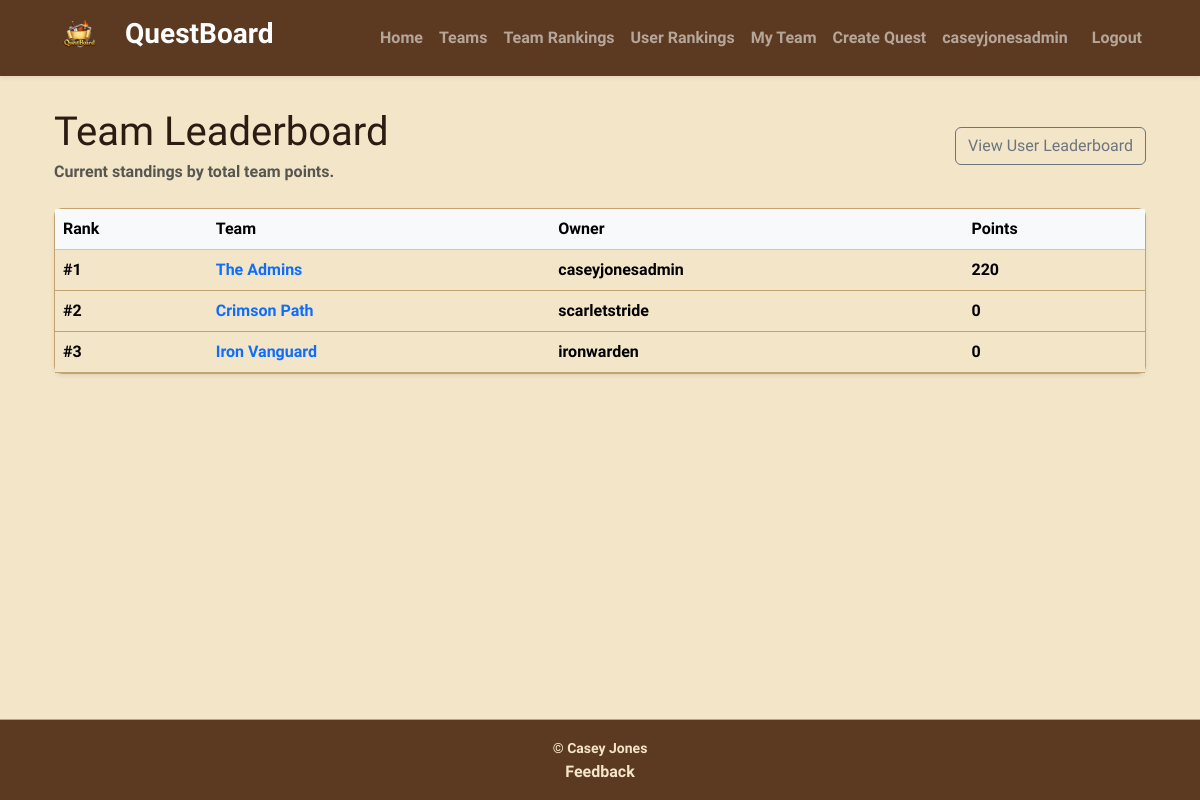
The app's page /leaderboards/teams/ (signed in) with its own data.
### QuestBoardApp/models.py (models this page shows, shortened)
class Team(models.Model):
    name = models.CharField(max_length=80)
    owner = models.ForeignKey(User, on_delete=models.CASCADE)
    description = models.TextField(blank=True)
    created_at = models.DateTimeField(auto_now_add=True)
    members = models.ManyToManyField(
        User, through="TeamMembership", related_name="teams")
    points = models.PositiveIntegerField(default=0)

### QuestBoardApp/views.py (the view)
# urls.py: path("leaderboards/teams/", views.TeamLeaderboardView.as_view(),
class TeamLeaderboardView(ListView):
    model = Team
    template_name = "QuestBoardApp/team_leaderboard.html"
    context_object_name = "teams"
    def get_queryset(self):
        return Team.objects.order_by("-points", "name")

### QuestBoardApp/templates/QuestBoardApp/team_leaderboard.html (shortened to what this page needs)
{% extends "base.html" %}
{% block content %}
<div class="container py-4">
  <div class="d-flex justify-content-between align-items-center mb-4">
    <div>
      <h1 class="mb-1">Team Leaderboard</h1>
      <p class="text-muted mb-0">Current standings by total team points.</p>
    </div>
    <a href="{% url 'user_leaderboard' %}" class="btn btn-outline-secondary">
      View User Leaderboard
    </a>
  </div>
  {% if teams %}
    <div class="card shadow-sm">
      <div class="table-responsive">
        <table class="table table-hover align-middle mb-0">
          <thead class="table-light">
            <tr>
              <th scope="col">Rank</th>
              <th scope="col">Team</th>
              <th scope="col">Owner</th>
              <th scope="col">Points</th>
            </tr>
          </thead>
          <tbody>
            {% for team in teams %}
              <tr>
                <td><strong>#{{ forloop.counter }}</strong></td>
                <td>
                  <a href="{% url 'team_detail' team.pk %}" class="fw-semibold text-decoration-none">
                    {{ team.name }}
                  </a>
                </td>
                <td>{{ team.owner.username }}</td>
                <td>{{ team.points }}</td>
              </tr>
            {% endfor %}
          </tbody>
        </table>
      </div>
    </div>
  {% else %}
    <p class="text-muted">No teams have been created yet.</p>
  {% endif %}
</div>
{% endblock %}

### templates/base.html (shortened to what this page needs)
{% load static %}
{% load django_bootstrap5 %}
<!DOCTYPE html>
<html lang="en">
  <head>
    <link href="https://cdn.jsdelivr.net/npm/bootstrap@5.3.2/dist/css/bootstrap.min.css" rel="stylesheet" />
    <link rel="stylesheet" href="{% static 'QuestBoardApp/styles.css' %}" />
    <link rel="stylesheet" href="{% static 'QuestBoardApp/quest-details.css' %}" />
  </head>
  <body class="d-flex flex-column min-vh-100">
    <nav class="navbar navbar-expand-lg navbar-dark bg-dark shadow-sm">
      <div class="container">
        <a class="navbar-brand d-flex align-items-center" href="{% url 'index' %}">
          <img src="{% static 'QuestBoardApp/logo.png' %}" alt="QuestBoard Logo" height="50" class="me-2" />
          <span class="h3 fw-bold">QuestBoard</span>
        </a>
        <div class="collapse navbar-collapse justify-content-end" id="navbarNav">
          <ul class="navbar-nav">
            <li class="nav-item">
              <a class="nav-link" href="{% url 'index' %}">Home</a>
            </li>
            <li class="nav-item">
              <a class="nav-link" href="{% url 'team_list' %}">Teams</a>
            </li>
            <li class="nav-item">
              <a class="nav-link" href="{% url 'team_leaderboard' %}">Team Rankings</a>
            </li>
            <li class="nav-item">
              <a class="nav-link" href="{% url 'user_leaderboard' %}">User Rankings</a>
            </li>
            {% if user.is_authenticated %}
              <li class="nav-item">
                <a class="nav-link" href="{% url 'my_team' %}">My Team</a>
              </li>
              <li class="nav-item">
                <a class="nav-link" href="{% url 'create_quest' %}">Create Quest</a>
              </li>
              <li class="nav-item">
                <a class="nav-link" href="{% url 'profile_detail' %}">{{ user.username }}</a>
              </li>
              <li class="nav-item">
                <form method="post" action="{% url 'logout' %}" class="d-inline">
                  <button type="submit" class="btn btn-link nav-link" style="display:inline; padding: 8px 16px; border: none;">Logout</button>
                </form>
              </li>
            {% endif %}
          </ul>
        </div>
      </div>
    </nav>
    <main class="container my-2 flex-grow-1">
      {% block content %}
      {% endblock %}
    </main>
    <footer class="text-center py-3 mt-auto border-top">
      <small>&copy; {{ now|date:'Y' }} Casey Jones</small>
      <a class="nav-link" href="{% url 'feedback' %}">Feedback</a>
    </footer>
  </body>
</html>

### QuestBoardApp/static/QuestBoardApp/styles.css (style rules this page uses)
:root { --bs-primary: #8b5e3c; --bs-secondary: #5c3a21; --bs-success: #6c8b3c; --bs-danger: #9c2f2f; --bs-warning: #c99a2e; --bs-info: #7b6a4f; --bs-light: #f3e5c8; --bs-dark: #2c1b12; --bs-body-bg: #f3e5c8; --bs-body-color: #2c1b12; --bs-border-color: #c4a373; }
body { background-color: var(--bs-body-bg); color: var(--bs-body-color); background-image: url('/static/QuestBoardApp/parchment-paper.png'); background-size: contain; font-family: "Macondo", cursive; font-weight: 700; }
.navbar { background-color: #5c3a21 !important; }
.card { background-color: #fff8e7; border: 1px solid #c4a373; border-radius: 8px; }
footer { background-color: #5c3a21; color: #f3e5c8; }

### records on screen
Team: name "The Admins", owner.username "caseyjonesadmin", points "220"
Team: name "Crimson Path", owner.username "scarletstride", points "0"
Team: name "Iron Vanguard", owner.username "ironwarden", points "0"

### other values on screen
{{ user.username }} "caseyjonesadmin"
